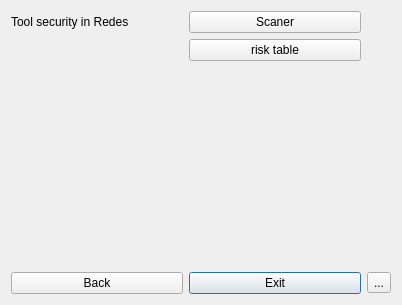
<?xml version="1.0" encoding="UTF-8"?>
<ui version="4.0">
 <class>Dialog</class>
 <widget class="QDialog" name="Dialog">
  <property name="geometry">
   <rect>
    <x>0</x>
    <y>0</y>
    <width>402</width>
    <height>305</height>
   </rect>
  </property>
  <property name="windowTitle">
   <string>Dialog</string>
  </property>
  <layout class="QGridLayout" name="gridLayout">
   <item row="4" column="1">
    <widget class="QPushButton" name="exit_tr">
     <property name="text">
      <string>Exit</string>
     </property>
    </widget>
   </item>
   <item row="3" column="0">
    <widget class="QLabel" name="label_2">
     <property name="text">
      <string/>
     </property>
    </widget>
   </item>
   <item row="0" column="1">
    <widget class="QPushButton" name="Scaner">
     <property name="text">
      <string>Scaner</string>
     </property>
    </widget>
   </item>
   <item row="4" column="0">
    <widget class="QPushButton" name="Back_tr">
     <property name="text">
      <string>Back</string>
     </property>
    </widget>
   </item>
   <item row="1" column="1">
    <widget class="QPushButton" name="risk_table">
     <property name="text">
      <string>risk table</string>
     </property>
    </widget>
   </item>
   <item row="4" column="2">
    <widget class="QToolButton" name="config_trr">
     <property name="text">
      <string>...</string>
     </property>
    </widget>
   </item>
   <item row="0" column="0">
    <widget class="QLabel" name="label">
     <property name="text">
      <string>Tool security in Redes</string>
     </property>
    </widget>
   </item>
  </layout>
 </widget>
 <resources/>
 <connections/>
</ui>
